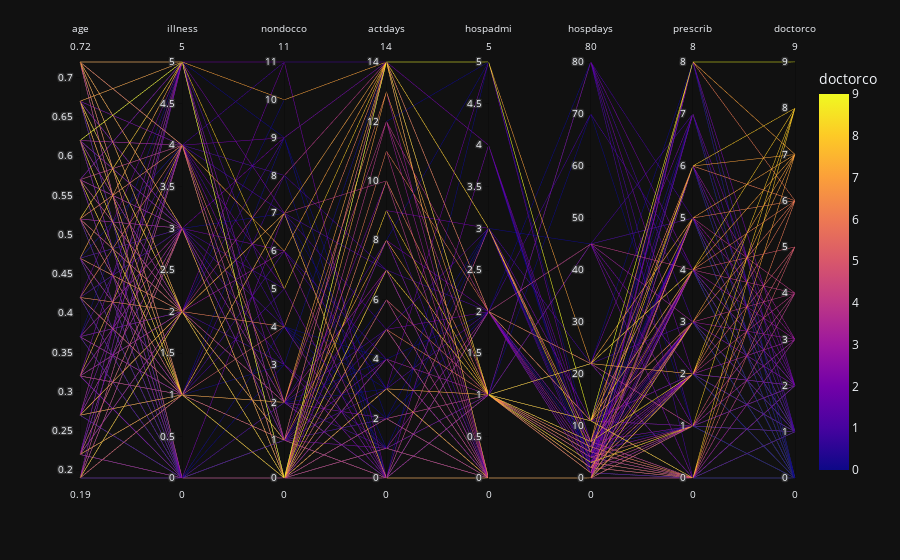

The notebook cell this image was saved under:
### Markdown cell above
# Parallel Coordinates Plot
Let's have a look at a parallel coordinates plot and see if 
there are any visible patterns in the data. Here I'm ignoring some 
columns, as I haven't found them very interesting in this plot.

### Code cell
ignored_columns = ["agesq", "freepoor", "constant", "levyplus", 
                   "freepera", "chcond1", "chcond2", "medicine", 
                   "nonpresc", "hscore", "income", "sex"]
column_order = [
    "age", "illness", "nondocco", "actdays", "hospadmi", "hospdays",
    "prescrib", "doctorco"
]
px.parallel_coordinates(df.loc[:, [i for i in df.columns if i not in ignored_columns]], 
                        color="doctorco", dimensions=column_order)

### Figure 1 — Plotly figure (JSON) as saved in the notebook; plotly's stock layout.template omitted (floating-point values rounded to 4 significant figures; data arrays with more than 128 entries replaced by an {"elided": "..."} marker saying what was removed)
{"data": [{"dimensions": [{"label": "age", "values": {"elided": "5190 float values"}}, {"label": "illness", "values": {"elided": "5190 int values"}}, {"label": "nondocco", "values": {"elided": "5190 int values"}}, {"label": "actdays", "values": {"elided": "5190 int values"}}, {"label": "hospadmi", "values": {"elided": "5190 int values"}}, {"label": "hospdays", "values": {"elided": "5190 int values"}}, {"label": "prescrib", "values": {"elided": "5190 int values"}}, {"label": "doctorco", "values": {"elided": "5190 int values"}}], "domain": {"x": [0.0, 1.0], "y": [0.0, 1.0]}, "line": {"color": {"elided": "5190 int values"}, "coloraxis": "coloraxis"}, "name": "", "type": "parcoords"}], "layout": {"coloraxis": {"colorbar": {"title": {"text": "doctorco"}}, "colorscale": [[0.0, "#0d0887"], [0.1111, "#46039f"], [0.2222, "#7201a8"], [0.3333, "#9c179e"], [0.4444, "#bd3786"], [0.5556, "#d8576b"], [0.6667, "#ed7953"], [0.7778, "#fb9f3a"], [0.8889, "#fdca26"], [1.0, "#f0f921"]]}, "legend": {"tracegroupgap": 0}, "margin": {"t": 60}}}
